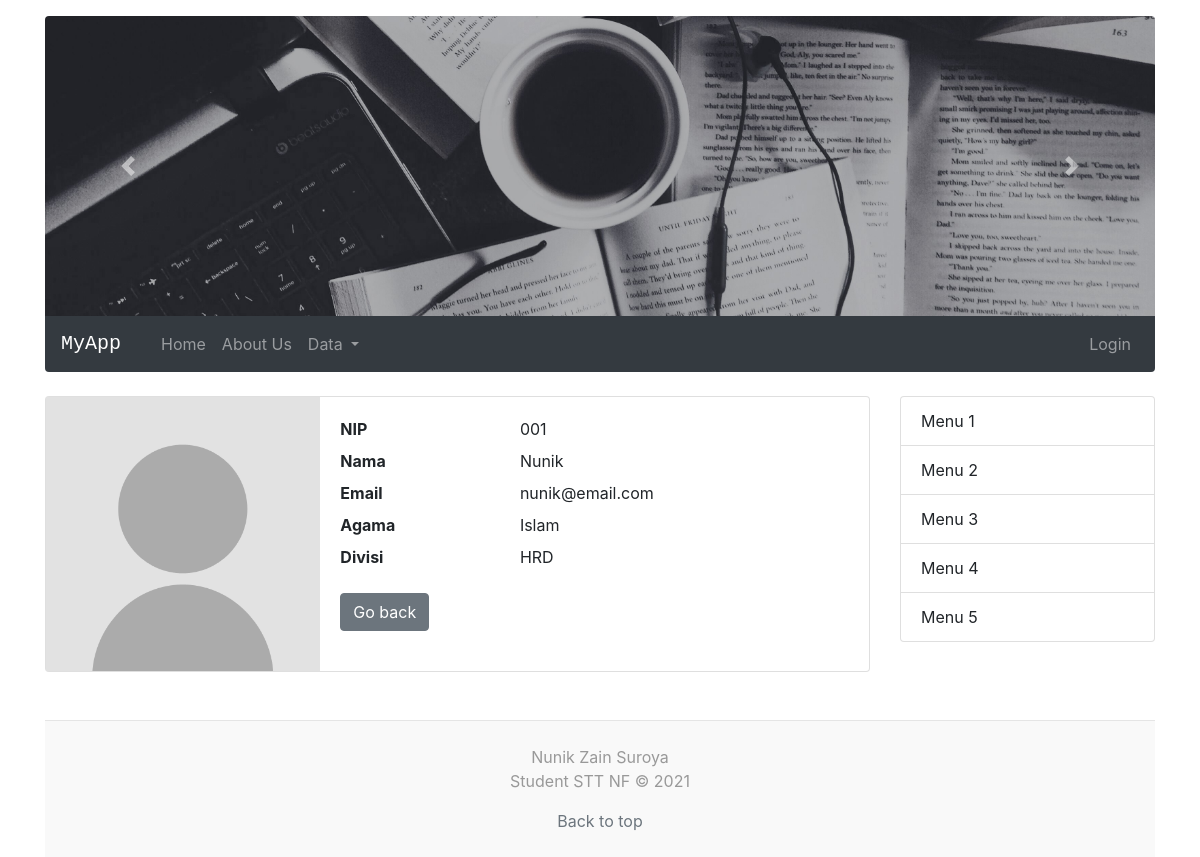
Page /index.php?hal=detailPegawai&id=1 on the committed database.
### tables this page shows
CREATE TABLE `pegawai` (
  `id` int(11) NOT NULL,
  `nip` varchar(5) NOT NULL,
  `nama` varchar(50) NOT NULL,
  `email` varchar(50) NOT NULL,
  `agama` enum('Islam','Protestan','Katolik','Hindu','Buddha','Konghucu') DEFAULT NULL,
  `iddivisi` int(11) NOT NULL,
  `foto` varchar(100) DEFAULT NULL
);

CREATE TABLE `divisi` (
  `id` int(11) NOT NULL,
  `nama` varchar(50) NOT NULL
);

### models/Pegawai.php (called while the page is built, shortened)
<?php
class Pegawai
{
    private $koneksi;
    public function __construct()
    {
        global $dbh;
        $this->koneksi = $dbh;
    }
    public function getPegawai($id)
    {
        $sql = "SELECT p.*, d.nama AS divisi FROM pegawai p
                INNER JOIN divisi d ON d.id = p.iddivisi
                WHERE p.id = ?";
        $ps = $this->koneksi->prepare($sql);
        $ps->execute([$id]);
        $rs = $ps->fetch();
        return $rs;
    }
}

### detailPegawai.php (the view)
<?php
require_once 'models/Pegawai.php';
$id = $_REQUEST['id'];
$obj = new Pegawai();
$rs = $obj->getPegawai($id);
?>
<div class="card mb-4">
    <div class="row no-gutters">
        <div class="col-sm-4">
            <img src="assets/images/upload/<?= (!empty($rs['foto'])) ? $rs['foto'] : "no-photo.png" ?>" class="img-fluid img-cover-100">
        </div>
        <div class="col-sm-8">
            <div class="card-body">
                <dl class="row mb-0">
                    <dt class="col-4">NIP</dt>
                    <dd class="col-8"><?= $rs['nip'] ?></dd>
                    <dt class="col-4">Nama</dt>
                    <dd class="col-8"><?= $rs['nama'] ?></dd>
                    <dt class="col-4">Email</dt>
                    <dd class="col-8"><?= $rs['email'] ?></dd>
                    <dt class="col-4">Agama</dt>
                    <dd class="col-8"><?= $rs['agama'] ?></dd>
                    <dt class="col-4">Divisi</dt>
                    <dd class="col-8"><?= $rs['divisi'] ?></dd>
                </dl>
                <a href="index.php?hal=dataPegawai" class="btn btn-secondary mt-3">Go back</a>
            </div>
        </div>
    </div>
</div>

### rows in the picture
pegawai: nip "001", nama "Nunik", email "nunik@email.com", agama "Islam", iddivisi.nama "HRD"
